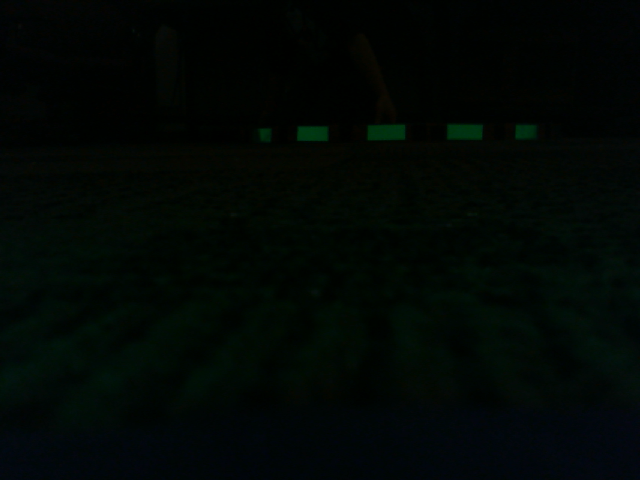
#> input picture 90_images/90_1.0.png, 640 x 480 px; its folder holds only this picture in this run
$ python ERROR_ANALYSIS_final.py
#> lines starting #> are read from the running program, lines starting #| are printed output that depends on the picture; after the words box and inside, x2 and y2 are one past the last pixel; in counts of white or black regions, pixels touching at a corner belong together; long printed decimals are rounded
# Evelyn's suggestions to test :/
# Go through all third-party functions and check that they return the same type/unit
# and also do the thing you think they do

# Measure angle from your test cases/images (take measurement to edge of hub as well and use trig)
# and get distance from there, should be the same, then use the computed angle from your test images
# and see if that is the same (if calculation is going wrong with angle or with distance)

# Go through each step and calculate by hand to see if you can yourself get an accurate distance on paper
# from pixel ratios

# Calibrate camera again and see if you get a different distortion matrix to see if that is ruining it
# or use Alina's matrix or a different camera, or a different computer though that reallyyyy shouldnt affect it


# Find bounding box of the hub (ring)
# Make sure you know the width and height of the bounding box
# Find the coordinates for a) the middle of the right side of the rectangle and b) the middle of the left side
# Use both sets of coordinates to calculate 2 rays
# Find the angle between the two rays
# Use half of the angle, the radius of the hub, and do trig to get distance to the center of the hub

import math
import imutils
import config
import numpy as np
import cv2
import glob


data = []
distances = []

theta = math.pi/8
r = config.tall_hub_radius
r=26.75


# 3d points in real world space
objpoints = np.array([[[r*math.cos(0), r*math.sin(0), 0]
, [r*math.cos(theta), r*math.sin(theta), 0]
, [r * math.cos(2 * theta), r * math.sin(2 * theta), 0]
,[r * math.cos(3 * theta), r * math.sin(3 * theta), 0]
]], np.float32)


images = glob.glob('/Users/ipsita/PycharmProjects/GRTVision 2021-2022/Ipsita_vision/90_images/*.png')

i = 0

for fname in images:
    i += 1
    frame = cv2.imread(fname)
#> frame is the input picture: shape (480, 640, 3); mean B, G, R 3.8, 7, 1
    h, w, _ = frame.shape
#> h = 480; w = 640
    cam_x = int((w / 2) - 0.5)
#> cam_x = 319
    cam_y = int((h / 2) - 0.5)
#> cam_y = 239
    cam_center = (cam_x, cam_y)
#> cam_center = (319, 239)

    img = frame.copy()
    blur = cv2.blur(img, (4, 4))

    hsv = cv2.cvtColor(blur, cv2.COLOR_BGR2HSV)
#> hsv: shape (480, 640, 3); mean H, S, V 72.3, 228, 7.5
    gray = cv2.cvtColor(hsv, cv2.COLOR_BGR2GRAY)
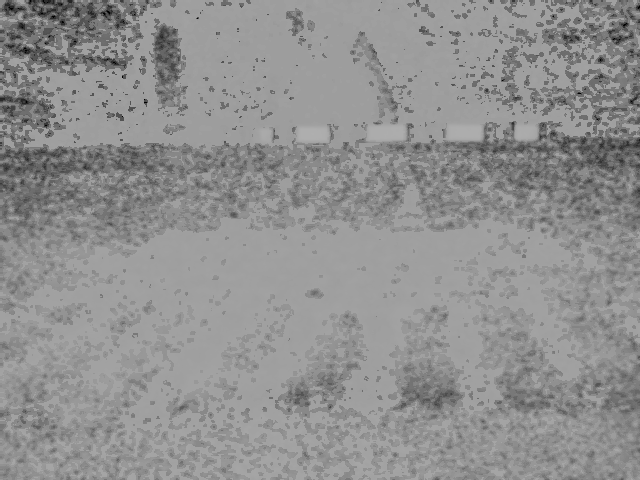
#> gray: shape (480, 640); min 0, max 175, mean 144.4

    # mask = cv2.inRange(hsv, lower_bound, upper_bound)
    mask = cv2.inRange(hsv, (0, 210, 23), (255, 255, 255))
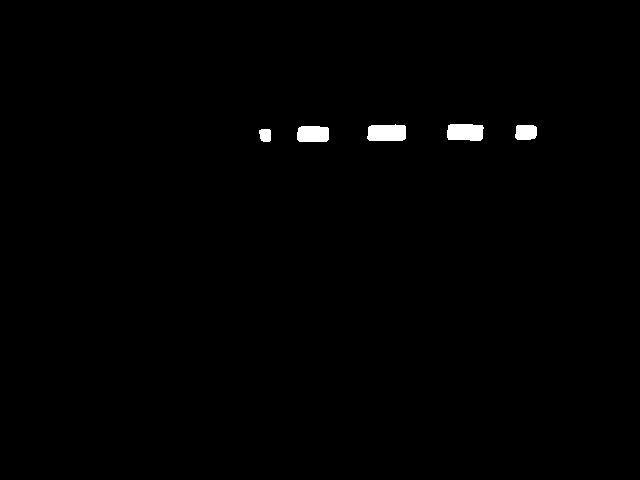
#> mask: shape (480, 640); 0.68% white; 5 white regions
    result = cv2.bitwise_and(frame, frame, mask=mask)

    # find all lemon contours in mask
    contours = cv2.findContours(mask.copy(), cv2.RETR_EXTERNAL, cv2.CHAIN_APPROX_SIMPLE)
#> contours = 5 contours; box (x1, y1, x2, y2) and area: (367, 124, 406, 141) 552, (447, 124, 484, 141) 520, (297, 126, 329, 142) 444, (515, 125, 537, 140) 272, (259, 129, 271, 142) 118
    contours = imutils.grab_contours(contours)

    numContours = 0
    output = []

    # 2d points in real world space
    #imagepoints = []
    imagepoints = []


    # sort by x-coordinate of a countour (to get left-most to right-most)
    # when using the draw rectangle thing use the center coordinates of the right-most and left-most tape contours

    # function that will ultimately help return the x-coordinate of a contour later
    def leftToRight(array):
        return array[1]

    def leftToRight2(array):
        return array[0]

    if len(contours) != 0:
        for c in contours:
            M = cv2.moments(c)
            if M["m00"] != 0:
                cx = int(M["m10"] / M["m00"])  # (testing)
                cy = int(M["m01"] / M["m00"])
            else:
                cx, cy = 0, 0
            center = [cx, cy]
            output.append([c, cx, cy, center])
            imagepoints.append(center)
#> this loop made 5 passes
#> (cx, cy) on passes 1 to 5: (264, 134), (312, 133), (525, 131), (464, 131), (386, 132)
#> after the loop, imagepoints = [[264, 134], [312, 133], [525, 131], [464, 131], [386, 132]]; output = 5 items


        output.sort(key=lambda x: x[1])
        imagepoints.sort(key=lambda x: x[0])
        if len(imagepoints) > 4:
            imagepoints = imagepoints[len(imagepoints)-4:len(imagepoints)]
#> imagepoints = [[312, 133], [386, 132], [464, 131], [525, 131]]
        if len(output) > 4:
            output = output[len(output)-4:len(output)]
#> output = 4 items


        for o in output:
            x, y, w, h = cv2.boundingRect(o[0])
            cv2.rectangle(frame, (x, y), (x + w, y + h), (0, 255, 0), 2)
#> this loop made 4 passes
#> (x, y, w, h) on passes 1 to 4: (297, 126, 32, 16), (367, 124, 39, 17), (447, 124, 37, 17), (515, 125, 22, 15)
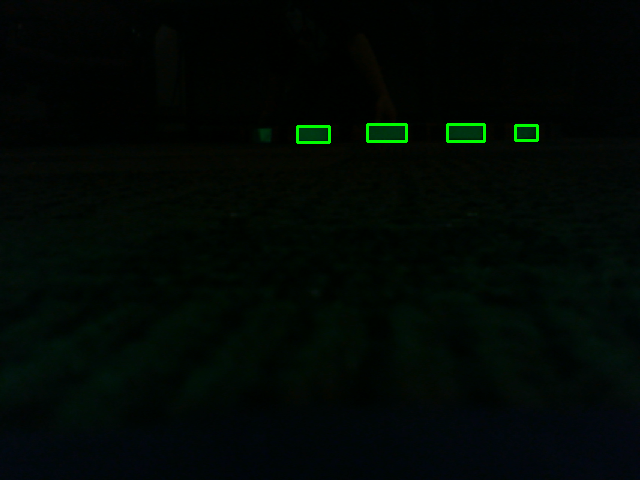
#> frame: shape (480, 640, 3); 0.38% of pixels changed, all inside (x1, y1, x2, y2) = (296, 123, 539, 144)


        imagepoints = np.array([imagepoints], np.float32)

        # print(imagepoints)
        # print(objpoints)

        # objectp23d should be array (1, number_of_points, 3). Ex:objectp3d = np.zeros((1, 4, 3), np.float32)
        # imagepoints should be array (1, number_of_points, 2). Ex. objectp3d = np.zeros((1, 4, 2), np.float32)
        # ---

        # Calibrate in real time
        retval, rvecs, tvecs = cv2.solveP3P(objectPoints=objpoints, imagePoints=imagepoints, cameraMatrix=config.newcameramtx, distCoeffs=None, flags=cv2.SOLVEPNP_P3P)
#> retval = 2; rvecs = ([1.19, 1.77, -1.29], [-0.618, -1.41, -1.97]); tvecs = ([-19.41, -57.84, 174.6], [-9.96, -41.74, 125.9])
        # print(rvecs)
        # print("tvecs: " + str(tvecs))
        # rvec to rotation matrix by axisangle to 3 by 3
        rmatrix, _ = cv2.Rodrigues(np.array([rvecs[0][0][0],rvecs[0][1][0], rvecs[0][2][0]], np.float32))
#> rmatrix = [[-0.387, 0.922, -0.0131], [0.295, 0.11, -0.949], [-0.874, -0.371, -0.314]]
        transposed = rmatrix.T
#> transposed = [[-0.387, 0.295, -0.874], [0.922, 0.11, -0.371], [-0.0131, -0.949, -0.314]]
        tmatrix = np.array([tvecs[0][0][0],tvecs[0][1][0], tvecs[0][2][0]], np.float32).reshape(3,1)
#> tmatrix = [-19.41, -57.84, 174.6]
        real_cam_center = np.matmul(-transposed, tmatrix)
#> real_cam_center = [162.1, 89.13, -0.273]

        print("real_cam_center: ", real_cam_center)
#| real_cam_center:  [[162.113   ]
#|  [ 89.128  ]
#|  [ -0.2726]]
        distances.append(real_cam_center[1][0])

        # # find the bounding rectangles for the leftmost and rightmost reflective tape contours
        # leftmost_info = output[0]
        # leftmost_contour = leftmost_info[0]
        #
        # rightmost_info = output[-1]
        # rightmost_contour = rightmost_info[0]
        #
        # xl, yl, wl, hl = cv2.boundingRect(leftmost_contour)
        # xr, yr, wr, hr = cv2.boundingRect(rightmost_contour)
        #
        # # ---------------------------------------------------------------------------------------
        # # |                                                                                     |
        # # P1                                                                                   P2
        # # |                                                                                     |
        # # ---------------------------------------------------------------------------------------
        #
        # # find the rays from the camera center to P1 and P2, which are points on the hub outline
        # r1 = config.inverse_mat.dot([xl, yl + (hl / 2), 1.0])
        # r2 = config.inverse_mat.dot([xr + wr, yr + (hr / 2), 1.0])
        # print(xl)
        # print(yl + (hl / 2))
        # print(xr + wr)
        # print(yr + (hr / 2))
        #
        # # Use dot product to find the angle between the two rays
        # cos_angle = (r1.dot(r2) / (np.linalg.norm(r1) * np.linalg.norm(r2)))
        # print(i)
        # print("angle: " + str(cos_angle))
        # angle_radians = math.acos(cos_angle)
        # print("angle2: " + str(angle_radians))
        #
        # # Find the distance to the target. This calculation is dependent upon the assumption that the angles and
        # # distance are on a plane that is parallel to the top of the hub; we have not yet considered height
        # #frontal_dist_to_target = config.tall_hub_radius / math.tan(cos_angle / 2)
        # frontal_dist_to_target = config.tall_hub_radius / math.sin(cos_angle / 2)
        #
        # # Using pythagorean thm to find the linear, straight-line distance to target
        # linear_dist_to_target = math.sqrt((frontal_dist_to_target * frontal_dist_to_target)
        #                                   + (config.tall_hub_height * config.tall_hub_height))
        #
        # # linear_dist_to_target = frontal_dist_to_target
        #
        # data.append(linear_dist_to_target)
        # print("linear distance to target: " + str(linear_dist_to_target))

        # draw the 'human' left-most contour (in green)
        # cv2.rectangle(frame, (xl, yl), (xl + wl, yl + hl), (0, 255, 0), 2)
        # # draw the 'human' right-most contour (in green)
        # cv2.rectangle(frame, (xr, yr), (xr + wr, yr + hr), (0, 255, 0), 2)
        # # draw the 'human' whole hub contour (in green)
        # cv2.rectangle(frame, (xl, yl), (xr + wr, yr + hr), (0, 255, 0), 2)
        #
        # # draw the centers of the leftmost and rightmost contours
        # cv2.circle(frame, leftmost_info[3], 2, (0, 255, 0), -1)
        # cv2.circle(frame, rightmost_info[3], 2, (0, 255, 0), -1)
        cv2.circle(frame, cam_center, 2, (0, 255, 0), -1)
#> frame: shape (480, 640, 3); under 0.01% of pixels changed, all inside (x1, y1, x2, y2) = (317, 237, 322, 242)
        # cv2.circle(frame, (int(xl), int(yl + (hl / 2))), 3, (0, 255, 0), -1)
        # cv2.circle(frame, (int(xr + wr), int(yr + (hr / 2))), 3, (0, 255, 0), -1)
        cv2.imshow('Original', frame)
        cv2.imshow('Mask', mask)
        key = cv2.waitKey(100)
#> (key Esc is pressed here)
        if key == 27:
            break

# print("109 images: " + str(data))
# print("96 inches to center; mean: " + str(np.mean(config.new_seventy_images_filtered)) + ", SD: " + str((np.std(config.new_seventy_images_filtered))) + ", Variance: "
#                                                                       +  str(np.var(config.new_seventy_images_filtered)))
# print("116 inches to center; mean: " + str(np.mean(config.new_ninety_filtered)) + ", SD: " + str((np.std(config.new_ninety_filtered))) + ", Variance: "
#                                                                       +  str(np.var(config.new_ninety_filtered)))
# print("135 inches to center; mean: " + str(np.mean(config.new_onehundrednine_filtered)) + ", SD: " + str((np.std(config.new_onehundrednine_filtered))) + ", Variance: "
#                                                                       +  str(np.var(config.new_onehundrednine_filtered)))
#

print("__ inches to center; mean: " + str(np.mean(distances)) + ", SD: " + str((np.std(distances))) + ", Variance: "
                                                                       +  str(np.var(distances)))
#| __ inches to center; mean: 89.128, SD: 0.0, Variance: 0.0

$ run again, on 90_images/90_14.0.png
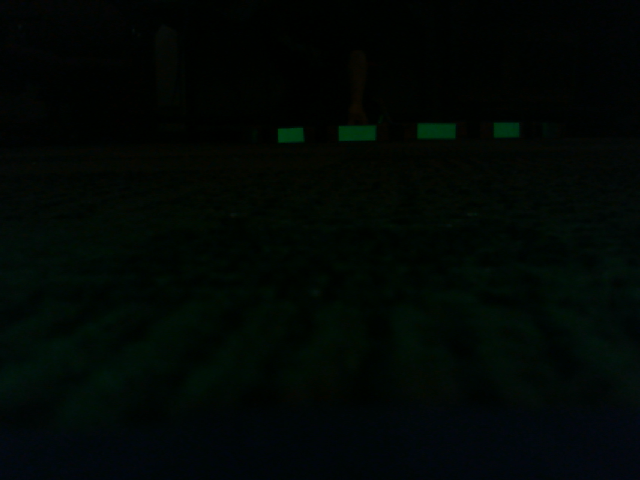
#> input picture 90_images/90_14.0.png, 640 x 480 px
#> frame is the input picture: shape (480, 640, 3); mean B, G, R 3.7, 6.9, 1
#> hsv: shape (480, 640, 3); mean H, S, V 72.1, 228.4, 7.5
#> `mask = cv2.inRange(hsv, (0, 210, 23), (255, 255, 255))`:
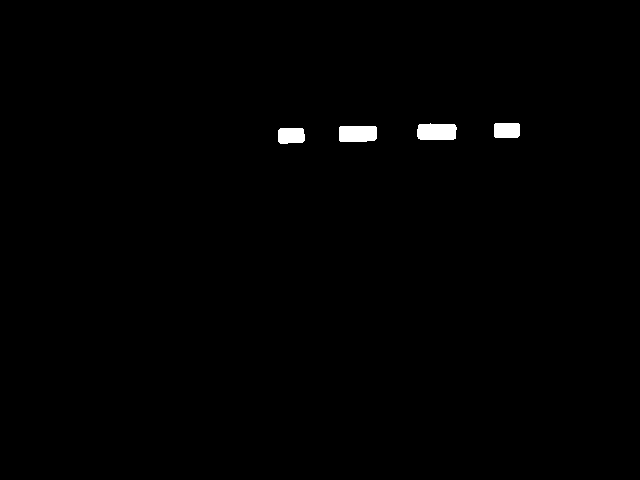
#> mask: shape (480, 640); 0.65% white; 4 white regions
#> contours = 4 contours; box (x1, y1, x2, y2) and area: (417, 123, 457, 140) 563, (339, 126, 377, 142) 542, (278, 128, 305, 144) 362, (494, 123, 520, 138) 346
#> the loop `for c in contours:` made 4 passes
#> (cx, cy) on passes 1 to 4: (290, 135), (357, 133), (506, 129), (436, 131)
#> after the loop `for c in contours:`: imagepoints = [[290, 135], [357, 133], [506, 129], [436, 131]]; output = 4 items
#> the loop `for o in output:` made 4 passes
#> (x, y, w, h) on passes 1 to 4: (278, 128, 27, 16), (339, 126, 38, 16), (417, 123, 40, 17), (494, 123, 26, 15)
#> after the loop `for o in output:`:
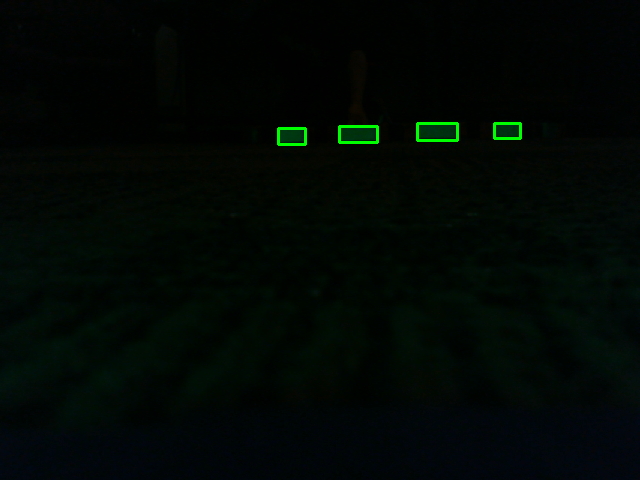
#> frame: shape (480, 640, 3); 0.38% of pixels changed, all inside (x1, y1, x2, y2) = (277, 122, 522, 146)
#> `imagepoints = np.array([imagepoints], np.float32)`: imagepoints = [[290, 135], [357, 133], [436, 131], [506, 129]]
#> retval = 2; rvecs = ([1.05, 1.91, -1.41], [-0.393, -1.6, -2.25]); tvecs = ([-18.26, -57.21, 173.4], [-3.3, -38.19, 115.2])
#> rmatrix = [[-0.549, 0.836, -0.0253], [0.27, 0.149, -0.951], [-0.791, -0.529, -0.307]]
#> transposed = [[-0.549, 0.27, -0.791], [0.836, 0.149, -0.529], [-0.0253, -0.951, -0.307]]
#> tmatrix = [-18.26, -57.21, 173.4]
#> real_cam_center = [142.6, 115.5, -1.61]
#| real_cam_center:  [[142.616  ]
#|  [115.451  ]
#|  [ -1.608]]
#| __ inches to center; mean: 115.451, SD: 0.0, Variance: 0.0

$ run again, on 90_images/90_15.0.png
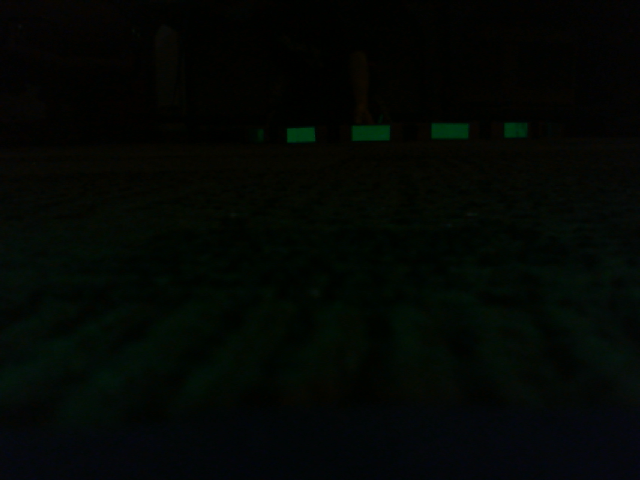
#> input picture 90_images/90_15.0.png, 640 x 480 px
#> frame is the input picture: shape (480, 640, 3); mean B, G, R 3.3, 6.7, 2.8
#> hsv: shape (480, 640, 3); mean H, S, V 59.9, 194.3, 7.3
#> `mask = cv2.inRange(hsv, (0, 210, 23), (255, 255, 255))`:
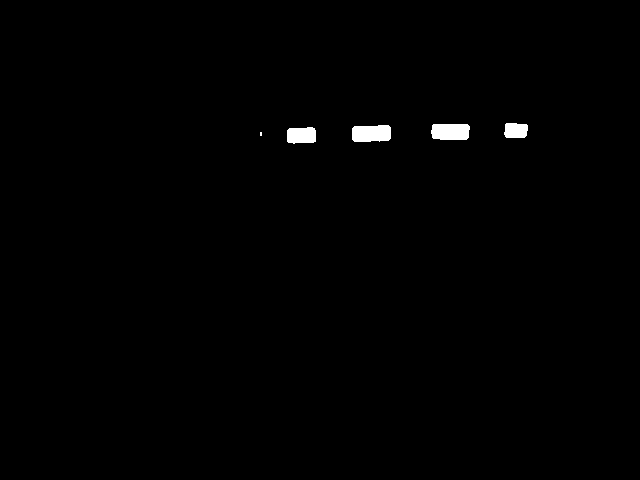
#> mask: shape (480, 640); 0.64% white; 5 white regions (1 under 20 px)
#> contours = 5 contours, 1 with area under 20; largest, box (x1, y1, x2, y2) and area: (352, 125, 391, 142) 556, (431, 124, 470, 140) 537, (287, 127, 316, 144) 394, (504, 123, 528, 138) 290
#> the loop `for c in contours:` made 5 passes
#> (c, cx, cy) on pass 1: ([[260, 132], [260, 135], [261, 135], [261, 132]], 260, 133)
#> after the loop `for c in contours:`: imagepoints = [[260, 133], [301, 134], [370, 133], [450, 131], [515, 130]]; output = 5 items
#> `imagepoints = imagepoints[len(imagepoints)-4:len(imagepoints)]`: imagepoints = [[301, 134], [370, 133], [450, 131], [515, 130]]
#> `output = output[len(output)-4:len(output)]`: output = 4 items
#> the loop `for o in output:` made 4 passes
#> (x, y, w, h) on passes 1 to 4: (287, 127, 29, 17), (352, 125, 39, 17), (431, 124, 39, 16), (504, 123, 24, 15)
#> after the loop `for o in output:`:
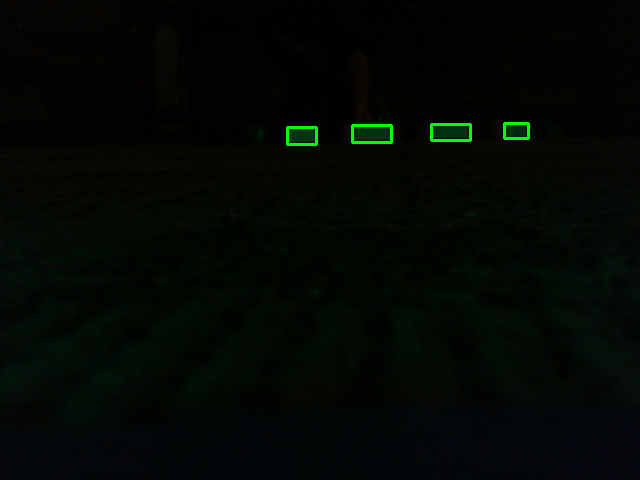
#> frame: shape (480, 640, 3); 0.38% of pixels changed, all inside (x1, y1, x2, y2) = (286, 122, 530, 146)
#> retval = 2; rvecs = ([1.08, 1.92, -1.37], [-0.451, -1.6, -2.2]); tvecs = ([-16.82, -57.51, 171.5], [-2.83, -38.77, 114.6])
#> rmatrix = [[-0.532, 0.846, -0.0243], [0.3, 0.161, -0.94], [-0.792, -0.507, -0.34]]
#> transposed = [[-0.532, 0.3, -0.792], [0.846, 0.161, -0.507], [-0.0243, -0.94, -0.34]]
#> tmatrix = [-16.82, -57.51, 171.5]
#> real_cam_center = [144.1, 110.5, 3.75]
#| real_cam_center:  [[144.102  ]
#|  [110.536  ]
#|  [  3.753]]
#| __ inches to center; mean: 110.536, SD: 0.0, Variance: 0.0
